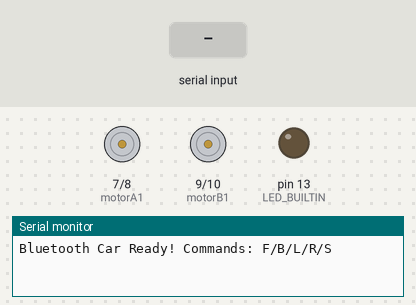
The sketch below on a simulated Arduino Uno, built with avr-gcc and run on an emulated ATmega328P. On the bench: motor-driver pin pairs drawn as motors (green arrow = first pin HIGH = forward, orange = second pin HIGH = backward, longer = more drive), output pins drawn as LEDs (lit = HIGH), the last lines printed to the serial monitor. The test bench sets the inputs (shaded band).

Above: at 1.2 s.
1.3 s: "F" received over Serial
At 2.3 s:
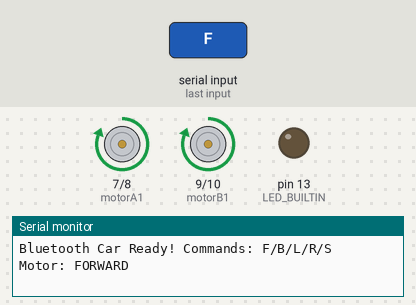
2.9 s: "B" received over Serial
At 3.5 s:
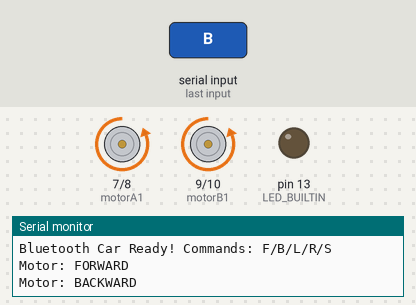
4.5 s: "L" received over Serial
At 5.8 s:
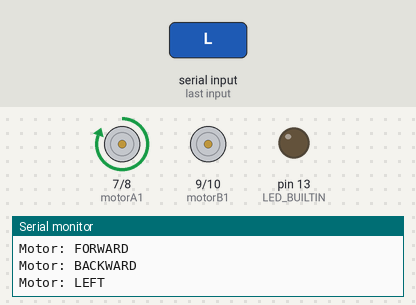
6.1 s: "R" received over Serial
At 7.1 s:
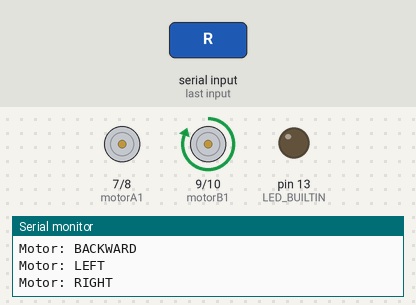
7.7 s: "S" received over Serial
At 8.4 s:
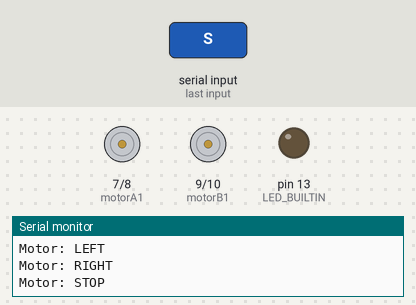
Timing chart, 0 to 10.3 s (numbered marks = the images above; inputs shaded):
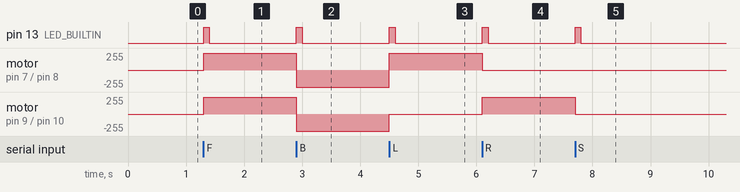

Measured:
- after the input at 1.3 s, pin 13 (LED_BUILTIN): LOW → HIGH at once, → LOW 0.10 s later; motor on pin 7 (motorA1) / pin 8 (motorA2), motor on pin 9 (motorB1) / pin 10 (motorB2): stopped → forward 255/255 at once
- after the input at 2.9 s, pin 13 (LED_BUILTIN): LOW → HIGH at once, → LOW 0.10 s later; motor on pin 7 (motorA1) / pin 8 (motorA2), motor on pin 9 (motorB1) / pin 10 (motorB2): forward 255/255 → backward 255/255 at once
- after the input at 4.5 s, pin 13 (LED_BUILTIN): LOW → HIGH at once, → LOW 0.10 s later; motor on pin 7 (motorA1) / pin 8 (motorA2): backward 255/255 → forward 255/255 at once; motor on pin 9 (motorB1) / pin 10 (motorB2): backward 255/255 → stopped at once
- after the input at 6.1 s, pin 13 (LED_BUILTIN): LOW → HIGH at once, → LOW 0.10 s later; motor on pin 7 (motorA1) / pin 8 (motorA2): forward 255/255 → stopped at once; motor on pin 9 (motorB1) / pin 10 (motorB2): stopped → forward 255/255 at once
- after the input at 7.7 s, pin 13 (LED_BUILTIN): LOW → HIGH at once, → LOW 0.10 s later; motor on pin 9 (motorB1) / pin 10 (motorB2): forward 255/255 → stopped at once

The sketch:

blcar2.ino
```cpp
int motorA1 = 7;   // L298N Right motor forward
int motorA2 = 8;   // Right motor backward
int motorB1 = 9;   // Left motor forward
int motorB2 = 10;  // Left motor backward

void setup() {
  Serial.begin(9600);
  pinMode(motorA1, OUTPUT);
  pinMode(motorA2, OUTPUT);
  pinMode(motorB1, OUTPUT);
  pinMode(motorB2, OUTPUT);
  pinMode(LED_BUILTIN, OUTPUT);
  Serial.println("Bluetooth Car Ready! Commands: F/B/L/R/S");
}

void stopMotors() {
  digitalWrite(motorA1, LOW);
  digitalWrite(motorA2, LOW);
  digitalWrite(motorB1, LOW);
  digitalWrite(motorB2, LOW);
}

void loop() {
  if (Serial.available()) {
    char cmd = Serial.read();
    Serial.print("Motor: ");

    switch(cmd) {
      case 'F':
        Serial.println("FORWARD");
        digitalWrite(motorA1, HIGH);
        digitalWrite(motorA2, LOW);
        digitalWrite(motorB1, HIGH);
        digitalWrite(motorB2, LOW);
        break;
      case 'B':
        Serial.println("BACKWARD");
        digitalWrite(motorA1, LOW);
        digitalWrite(motorA2, HIGH);
        digitalWrite(motorB1, LOW);
        digitalWrite(motorB2, HIGH);
        break;
      case 'L':
        Serial.println("LEFT");
        digitalWrite(motorA1, HIGH); // Right fwd for left turn
        digitalWrite(motorA2, LOW);
        digitalWrite(motorB1, LOW);
        digitalWrite(motorB2, LOW);
        break;
      case 'R':
        Serial.println("RIGHT");
        digitalWrite(motorA1, LOW);
        digitalWrite(motorA2, LOW);
        digitalWrite(motorB1, HIGH); // Left fwd for right turn
        digitalWrite(motorB2, LOW);
        break;
      case 'S':
        Serial.println("STOP");
        stopMotors();
        digitalWrite(LED_BUILTIN, LOW);
        break;
      default:
        Serial.print("Unknown (");
        Serial.print(cmd);
        Serial.println(")");
    }
    digitalWrite(LED_BUILTIN, HIGH); // Blink LED on any motor command
    delay(100);
    digitalWrite(LED_BUILTIN, LOW);
  }
}
```
